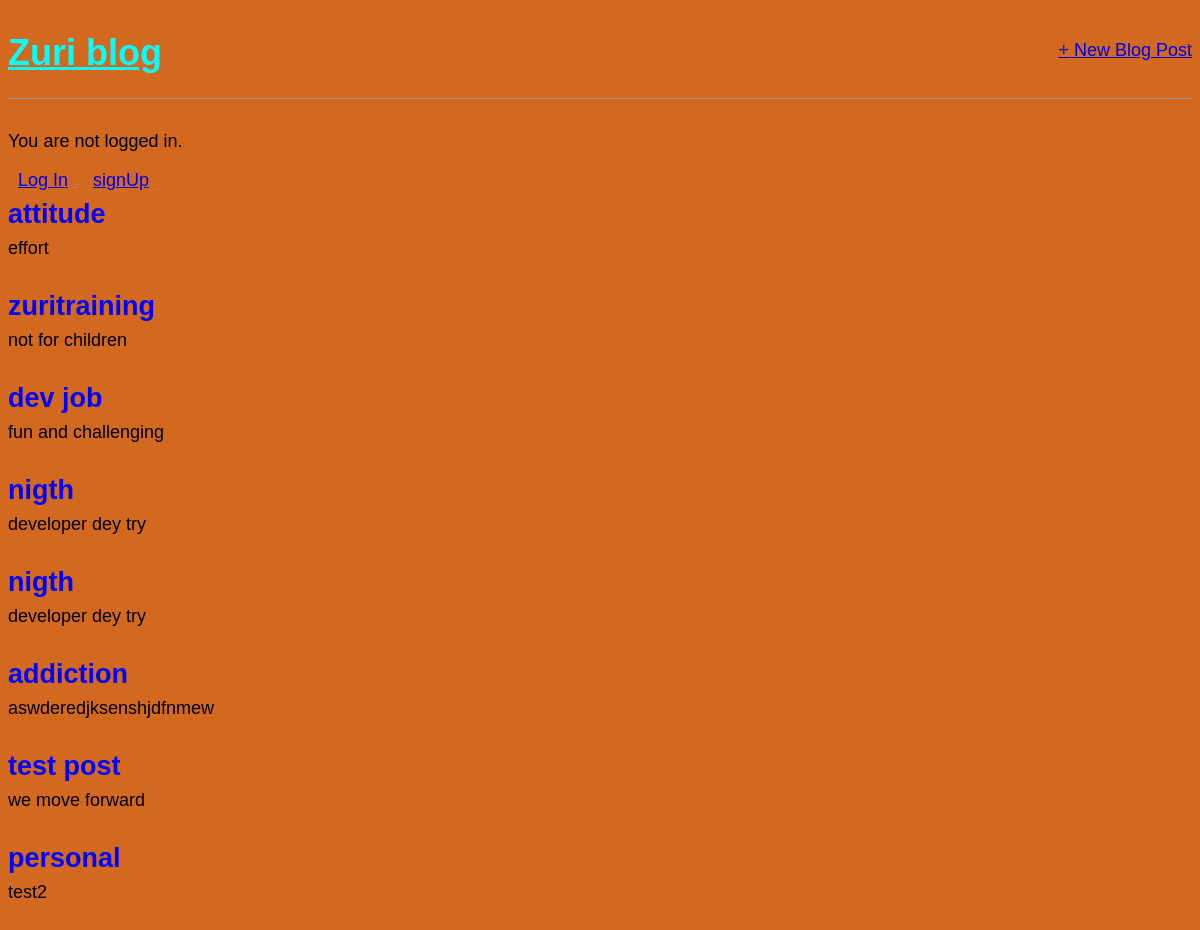
Before: / with the older database file.
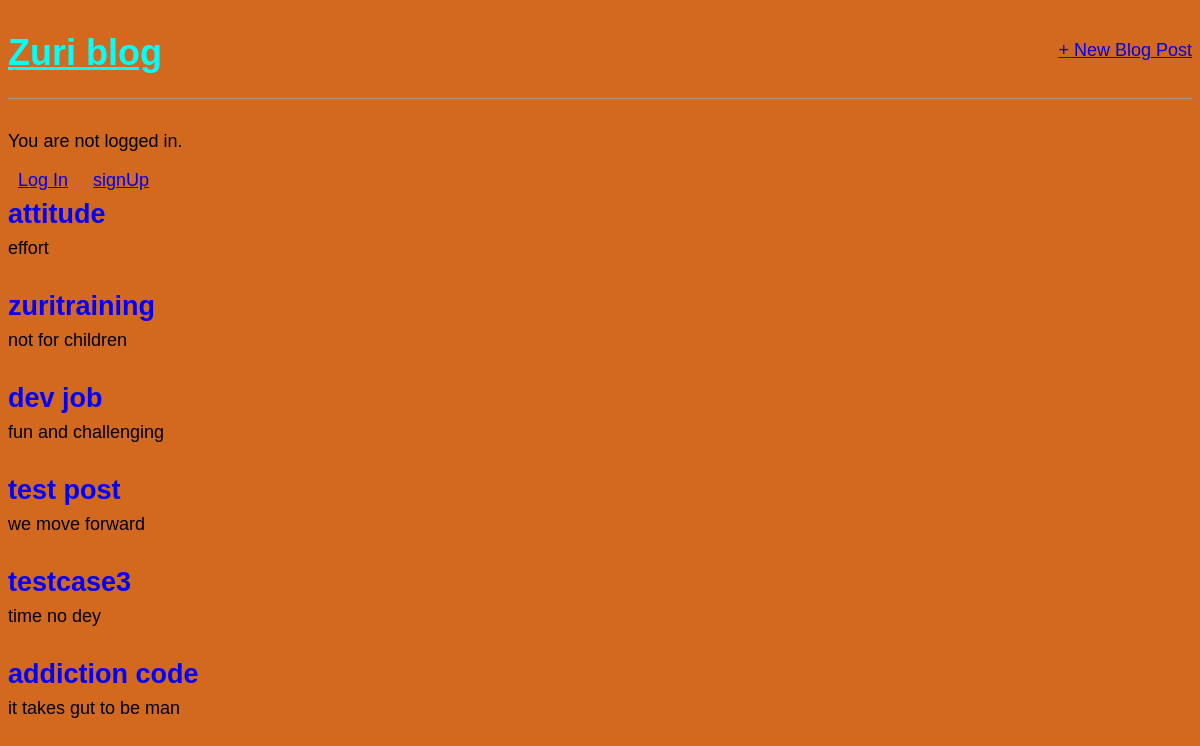
After: the same page with the newer database file.
### blog/models.py (models this page shows, shortened)
class Post(models.Model):
    title = models.CharField(max_length=200)
    author = models.ForeignKey('auth.User',on_delete=models.CASCADE,)
    body = models.TextField()
    published = models.DateTimeField(auto_now_add=True)

### blog/views.py (the view)
# urls.py: path('',MainView.as_view(), name='home'),
class MainView(ListView):
    model = Post
    template_name = 'blog/home.html'

### blog/templates/blog/home.html
{% extends 'blog/base.html' %}
{% block content %}
{% for post in object_list %}
<div class="post-entry">
    <h2><a href="{% url 'post_detail' post.pk %}">{{ post.title }}</a></h2>
    <p>{{ post.body }}</p>
</div>
{% endfor %}
{% endblock content %}

### blog/templates/blog/base.html (shortened to what this page needs)
{% load static %}
<html>
<head>
    <link href="{% static 'css/style.css' %}" rel="stylesheet">
</head>
<body>
    <div>
        <header>
            <div class="nav-left">
                <h1><a href="{% url 'home' %}">Zuri  blog</a></h1>
            </div>
            <div class="nav-right">
                <a href="{% url 'post_new' %}">+ New Blog Post</a>
            </div>
        </header>
        {% if user.is_authenticated %}
        <p>Hi {{ user.username }}!</p>
        <p><a href="{% url 'logout' %}">Log out</a></p>
        {% else %}
        <p>You are not logged in.</p>
       <span> <a href="{% url 'login' %}">Log In</a></span> <span><a href="{% url 'signup' %}">signUp</a></span>
        {% endif %}
        {% block content %}
        {% endblock content %}
    </div>
</body>
</html>

### static/css/style.css (style rules this page uses)
body { background-color: chocolate; }
header h1 a { color: cyan; }
body { font-family: 'Source Sans Pro', sans-serif; font-size: 18px; }
header { border-bottom: 1px solid #999; margin-bottom: 2rem; display: flex; }
span a { padding: 5px; margin: 5px; }
.nav-left { margin-right: auto; }
.nav-right { display: flex; padding-top: 2rem; }
.post-entry { margin-bottom: 2rem; }
.post-entry h2 { margin: 0.5rem 0; }
.post-entry h2 a, .post-entry h2 a:visited { color: blue; text-decoration: none; }
.post-entry p { margin: 0; font-weight: 400; }

Changed rows visible on the page:
removed Post: title "nigth", body "developer dey try"
removed Post: title "nigth", body "developer dey try"
removed Post: title "addiction", body "aswderedjksenshjdfnmew"
removed Post: title "personal", body "test2"
added Post: title "testcase3", body "time no dey"
added Post: title "addiction code", body "it takes gut to be man"
